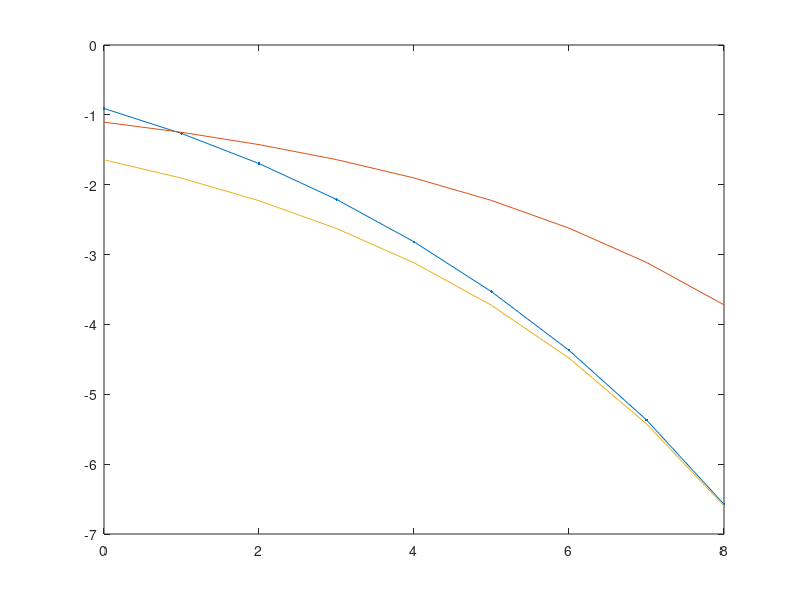

MATLAB code to generate this figure: (Note: this script raises an error after producing the figure.)
%% a plot (use Matlab) of the expected performance (Pbit versus Eb/N0)
% together with the derivation of both the nominal and the effective coding gain

load('517_BER.mat');

BER = mean(BER_mat, 2);
prec = 1 - log10(pck_len*it_num);
disp(['Expected precision = 10^' num2str(prec)])

ebn0 = 10.^((0:8)./10);
R = 1/3;
Pbit_code = qfunc(sqrt(4*ebn0)) + 4*qfunc(sqrt(16/3*ebn0)) + 12*qfunc(sqrt(20/3*ebn0));
Pbit_uncoded = qfunc(sqrt(2*ebn0));

gamma_c = R*6;
Pbit_nom = qfunc(sqrt(2*ebn0*gamma_c));


figure, 
plot(10*log10(ebn0), log10(Pbit_code), '.-'), hold on
plot(10*log10(ebn0), log10(Pbit_uncoded)), hold on
plot(10*log10(ebn0), log10(Pbit_nom)), hold on
plot(ebn0_dB(1:end-2), log10(BER(1:end-2)), '^-'), hold on
legend('g3', 'uncoded', 'nominal coding gain', 'viterbi')

